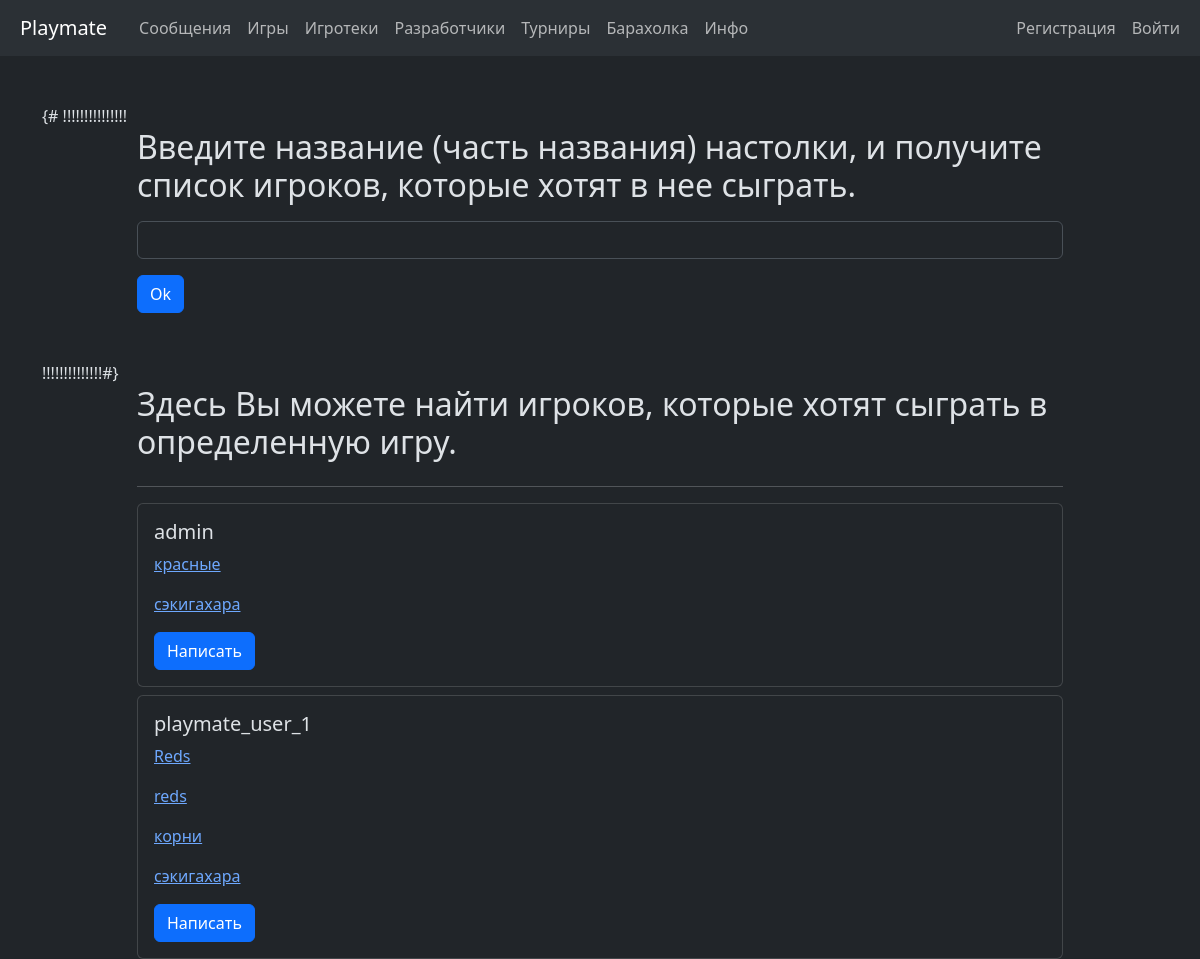
The app's page /main_app/players/, older data.
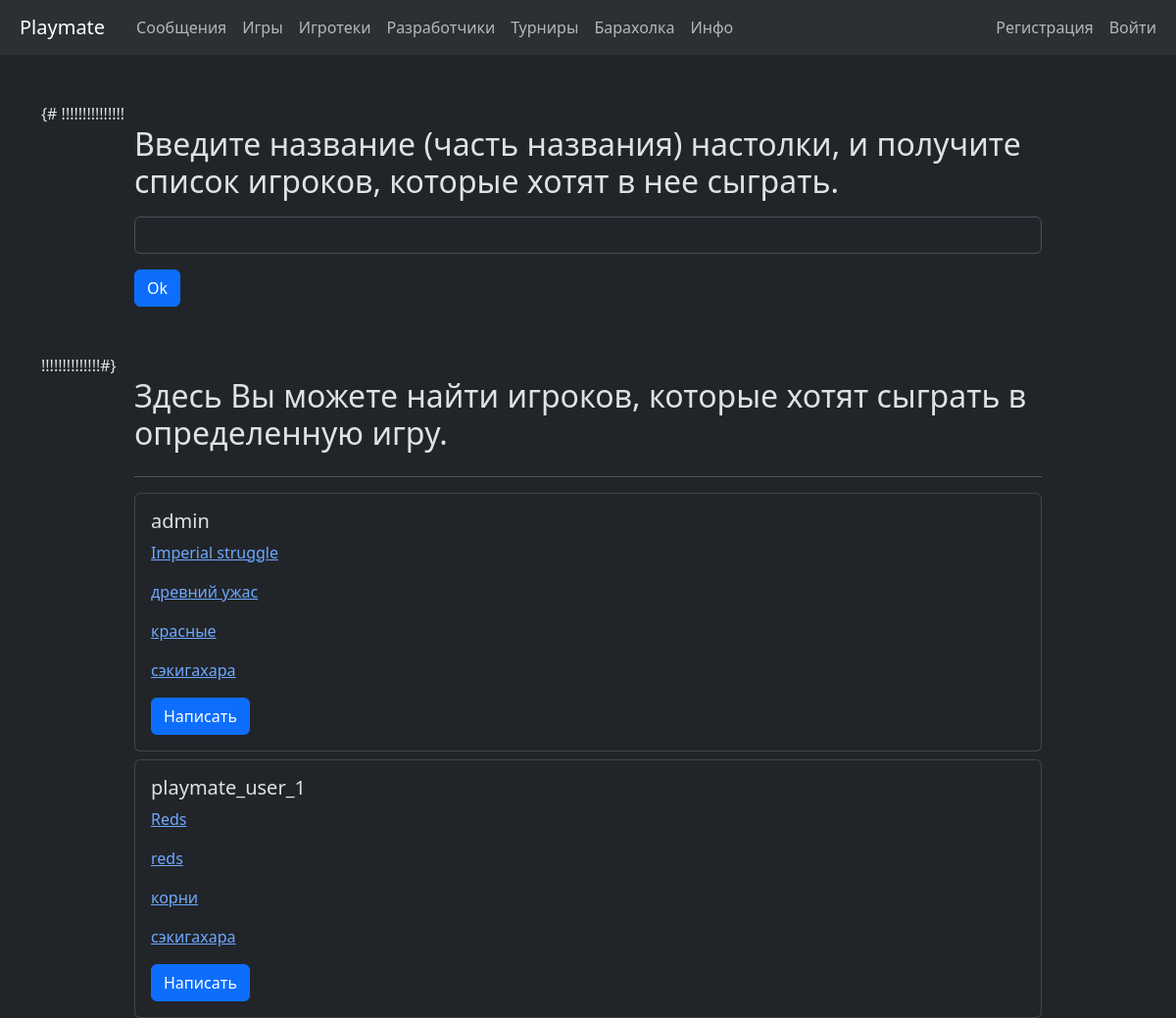
The same page, newer data.
### main_app/models.py (models this page shows, shortened)
class BoardGame(models.Model):
    title = models.CharField(verbose_name='Название игры',
                             blank=False,
                             null=False,
                             max_length=100)
    url_tesera = models.URLField(verbose_name='Ссылка на игру на сайте tesera.ru',
                                 blank=True,
                                 null=True,
                                 max_length=200)
    url_bgg = models.URLField(verbose_name='Ссылка на игру на сайте boardgamegeek.com',
                              blank=True,
                              null=True,
                              max_length=100)
    created_at = models.DateTimeField(auto_now_add=True)
    updated_at = models.DateTimeField(auto_now=True)
    created_by = models.ForeignKey(User,
                                   related_name='created_games',
                                   on_delete=models.SET_NULL,
                                   null=True)
    players= models.ManyToManyField(User,
                                    related_name='liked_games',
                                    null=True)
    def get_absolute_url(self):
        return reverse('main:game', kwargs={'pk': self.pk})
    class Meta:
        indexes = [
            models.Index(fields=['title'])
        ]
        ordering = ['title']
        verbose_name = 'Настолка'
        verbose_name_plural = 'Настолки'

### main_app/views.py (the view)
# urls.py: path('players/', views.PlayersView.as_view(), name='players'),
class PlayersView(ListView):
    model = get_user_model()
    template_name = 'main_app/players.html'
    context_object_name = 'players'
    def get_queryset(self):
        user = get_user_model()
        queryset = user.objects.prefetch_related('liked_games').all()
        return queryset

### main_app/templatetags/active_page.py (called while the page is built)
@register.simple_tag
def active_url(request, path_name, *args, **kwargs):
    try:
        url = reverse(path_name, args=args, kwargs=kwargs)
        if url == request.path:
            return 'active'
    except NoReverseMatch:
        pass
    return ''

### templates/main_app/players.html (shortened to what this page needs)
{% extends 'base.html' %}
{% load django_bootstrap5 %}
{% block content %}
<div class="container-sm mt-5">
    {# !!!!!!!!!!!!!!! <div class="row pb-5 justify-content-center">
        <div class="col col-lg-10">
            <h2>Введите название (часть названия) настолки, и получите список игроков, которые хотят в нее сыграть.</h2>
            <form method="get" class="form">
                <div class="my-3">
                    <input type="text" class="form-control" name="title">
                </div>
                <button type="submit" class="btn btn-primary">Ok</button>
            </form>
        </div>
    </div> !!!!!!!!!!!!!!#}
    <div class="row justify-content-center">
        <div class="col col-lg-10">
            <h2 class="mb-4">Здесь Вы можете найти игроков, которые хотят сыграть в определенную игру.</h2>
            <hr>
            {% for player in players %}
                <div class="card mt-2">
                    <div class="card-body">
                        <h5 class="card-title">{{ player.username }}</h5>
                        <div class="card-text">
                            {% for game in player.liked_games.all %}
                            <p><a href="{{ game.get_absolute_url }}">{{ game.title }}</a></p>
                            {% empty %}
                                Игрок не указал пожелания.
                            {% endfor %}
                            <a href="!!!!!!!!!!!!!!!!!!!!!" class="btn btn-primary">Написать</a>
                        </div>
                    </div>
                </div>
            {% empty %}
                <p>Пока объявлений нет.</p>
            {% endfor %}
        </div>
    </div>
</div>
{% endblock %}

Row changes from the older to the newer data that the page shows:
added BoardGame: title "Imperial struggle"
added BoardGame: title "древний ужас"
